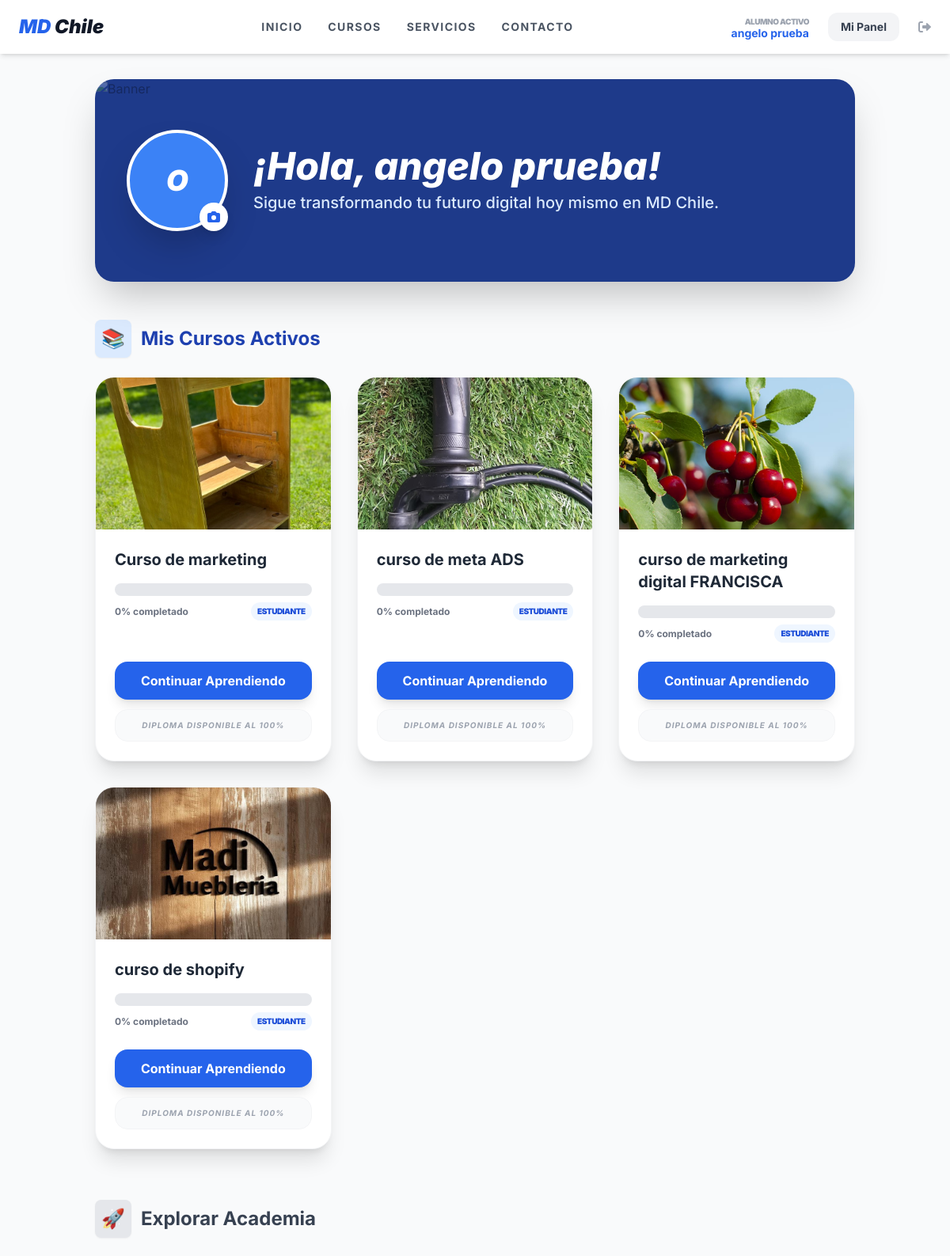
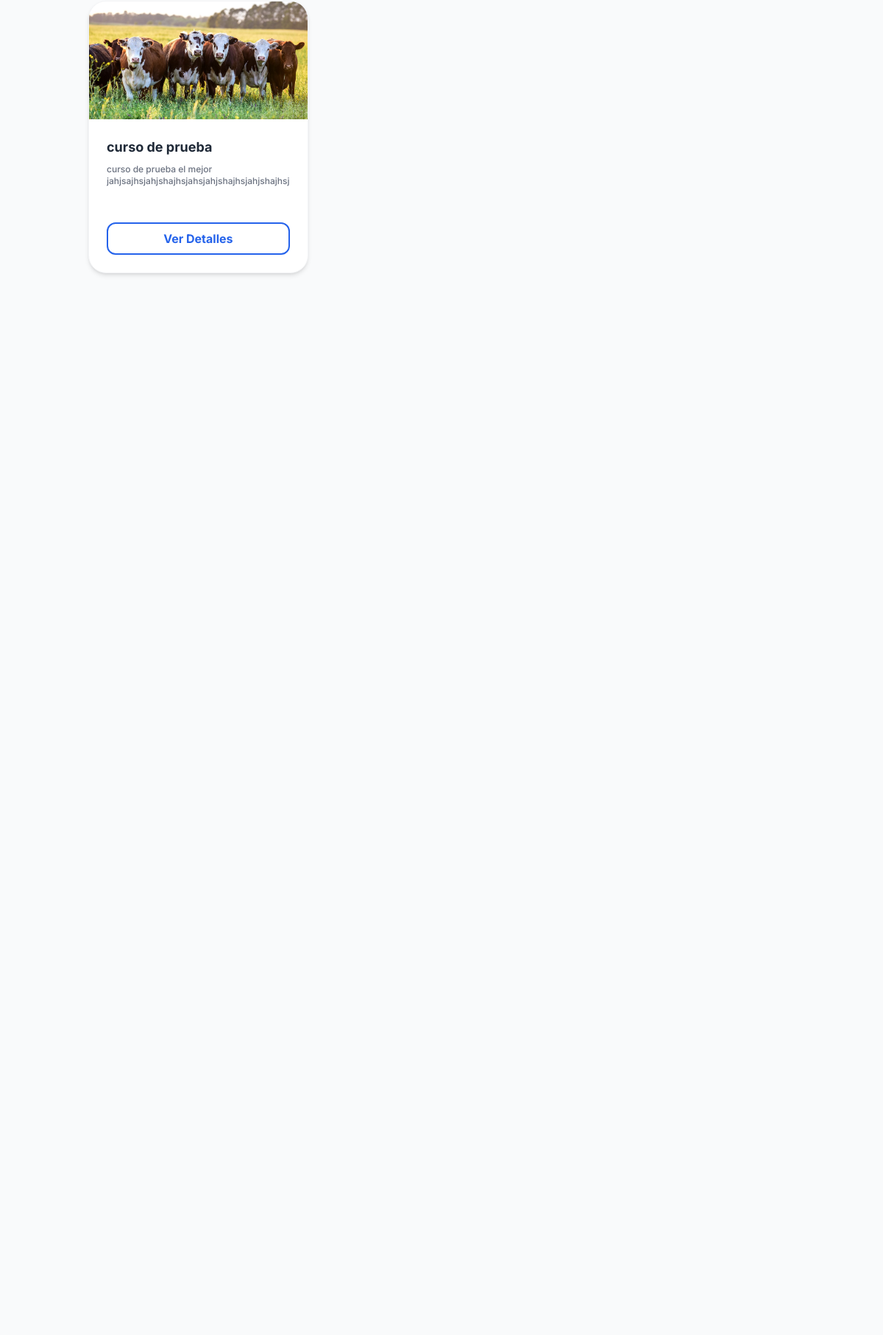
Screenshot of /dashboard/ (signed in, upper part) with the database file from the repository (2 pictures, top to bottom).
### users/models.py (models this page shows, shortened)
class User(AbstractUser):
    is_client = models.BooleanField(default=True)
    is_admin_user = models.BooleanField(default=False)
    profile_picture = models.ImageField(upload_to='users/profiles/', null=True, blank=True)
    bio = models.TextField(max_length=500, blank=True)
    rut = models.CharField(max_length=12, blank=True, null=True)
    linkedin_url = models.URLField(blank=True, null=True)

### courses/models.py (models this page shows, shortened)
class Course(models.Model):
    title = models.CharField(max_length=200)
    slug = models.SlugField(unique=True, blank=True, null=True)
    description = models.TextField()
    image = models.ImageField(upload_to='courses/banners/', null=True, blank=True)
    price = models.IntegerField(default=0)
    is_published = models.BooleanField(default=True)
    created_at = models.DateTimeField(auto_now_add=True)
    @property
    def total_lessons(self):
        return Lesson.objects.filter(module__course=self).count()

### courses/views.py (the view)
# urls.py: path('dashboard/', dashboard, name='dashboard'),
@login_required
def dashboard(request):
    inscripciones = Enrollment.objects.filter(user=request.user)
    cursos_inscritos = []
    for inscripcion in inscripciones:
        curso = inscripcion.course
        total = curso.total_lessons
        completadas = LessonProgress.objects.filter(
            user=request.user,
            lesson__module__course=curso,
            is_completed=True
        ).count()
        progreso = int((completadas / total) * 100) if total > 0 else 0
        cursos_inscritos.append({
            'curso': curso,
            'progreso': progreso
        })
    otros_cursos = Course.objects.exclude(enrollment__user=request.user).filter(is_published=True)
    return render(request, 'dashboard.html', {
        'cursos_inscritos': cursos_inscritos,
        'otros_cursos': otros_cursos
    })

### templates/dashboard.html (shortened to what this page needs)
{% extends 'base.html' %}
{% block content %}
<div class="container mx-auto p-8 bg-gray-50 min-h-screen">
    <div class="relative rounded-3xl overflow-hidden mb-12 shadow-2xl h-64 bg-blue-900">
        <img src="https://images.unsplash.com/photo-1552664730-d307ca884978?auto=format&fit=crop&w=1350&q=80"
             class="absolute inset-0 w-full h-full object-cover opacity-30" alt="Banner">
        <div class="relative z-10 p-10 flex items-center h-full">
            <div class="relative group mr-8">
                {% if user.profile_picture %}
                    <img src="{{ user.profile_picture.url }}" class="w-32 h-32 rounded-full border-4 border-white shadow-2xl object-cover">
                {% else %}
                    <div class="w-32 h-32 rounded-full border-4 border-white bg-blue-500 flex items-center justify-center text-white text-4xl font-black italic shadow-2xl">
                        {{ user.username|slice:":1"|upper }}
                    </div>
                {% endif %}
                <a href="{% url 'edit_profile' %}" class="absolute bottom-0 right-0 bg-white p-2 rounded-full shadow-lg text-blue-600 hover:scale-110 transition transform">
                </a>
            </div>
            <div class="flex flex-col">
                <h1 class="text-4xl md:text-5xl font-extrabold text-white italic mb-2">
                    ¡Hola, {{ user.first_name|default:user.username }}!
                </h1>
                <p class="text-blue-100 text-lg md:text-xl font-medium max-w-2xl">
                    Sigue transformando tu futuro digital hoy mismo en MD Chile.
                </p>
            </div>
        </div>
    </div>
    <div class="mb-16">
        <h2 class="text-2xl font-bold mb-6 text-blue-800 flex items-center">
            <span class="bg-blue-100 p-2 rounded-lg mr-3 shadow-sm">📚</span> Mis Cursos Activos
        </h2>
        <div class="grid grid-cols-1 md:grid-cols-3 gap-8">
            {% for item in cursos_inscritos %}
                <div class="bg-white rounded-3xl shadow-xl overflow-hidden border border-gray-100 transform transition hover:scale-105 duration-300 flex flex-col">
                    <div class="h-48 w-full overflow-hidden bg-gray-200 relative">
                        {% if item.curso.image %}
                            <img src="{{ item.curso.image.url }}" class="w-full h-full object-cover" alt="{{ item.curso.title }}">
                        {% else %}
                            <div class="w-full h-full flex items-center justify-center text-gray-400 font-bold italic bg-gray-100">Marketing Digital Chile</div>
                        {% endif %}
                    </div>
                    <div class="p-6 flex-grow flex flex-col">
                        <h3 class="text-xl font-bold mb-4 text-gray-800">{{ item.curso.title }}</h3>
                        <div class="w-full bg-gray-200 rounded-full h-4 mb-2">
                        </div>
                        <div class="flex justify-between items-center mb-6">
                            <p class="text-xs font-bold text-gray-500">{{ item.progreso }}% completado</p>
                            <span class="text-[10px] bg-blue-50 text-blue-700 px-2 py-1 rounded-full uppercase font-black tracking-tighter">Estudiante</span>
                        </div>
                        <div class="space-y-3 mt-auto">
                            <a href="{% url 'course_detail' item.curso.id %}" class="block text-center bg-blue-600 text-white py-3 rounded-2xl font-bold hover:bg-blue-700 shadow-lg transition">
                                {% if item.progreso == 100 %}Repasar Curso{% else %}Continuar Aprendiendo{% endif %}
                            </a>
                            {% if item.progreso == 100 %}
                                <a href="{% url 'check_certificate' item.curso.id %}"
                                   class="block text-center bg-yellow-500 text-white py-3 rounded-2xl font-black hover:bg-yellow-600 shadow-lg transition border-b-4 border-yellow-700 active:border-0 transform active:translate-y-1">
                                    🎓 OBTENER MI DIPLOMA
                                </a>
                            {% else %}
                                <div class="bg-gray-50 border border-gray-100 p-3 rounded-2xl text-center">
                                    <p class="text-[10px] text-gray-400 font-bold uppercase italic tracking-widest">
                                        Diploma disponible al 100%
                                    </p>
                                </div>
                            {% endif %}
                        </div>
                    </div>
                </div>
            {% empty %}
                <div class="col-span-full py-12 text-center bg-white rounded-3xl border-2 border-dashed border-gray-200">
                    <p class="text-gray-400 font-medium">Aún no tienes cursos inscritos en tu academia.</p>
                </div>
            {% endfor %}
        </div>
    </div>
    <div>
        <h2 class="text-2xl font-bold mb-6 text-gray-700 flex items-center">
            <span class="bg-gray-200 p-2 rounded-lg mr-3 shadow-sm">🚀</span> Explorar Academia
        </h2>
        <div class="grid grid-cols-1 md:grid-cols-3 gap-8">
            {% for curso in otros_cursos %}
                <div class="bg-white rounded-3xl shadow-md overflow-hidden border border-gray-100 hover:shadow-xl transition duration-300 flex flex-col">
                    <div class="h-40 w-full overflow-hidden bg-gray-100">
                        {% if curso.image %}
                            <img src="{{ curso.image.url }}" class="w-full h-full object-cover" alt="{{ curso.title }}">
                        {% endif %}
                    </div>
                    <div class="p-6 flex-grow">
                        <h3 class="text-lg font-bold mb-2 text-gray-800">{{ curso.title }}</h3>
                        <p class="text-gray-500 text-xs mb-6 line-clamp-2 font-medium">{{ curso.description }}</p>
                    </div>
                    <div class="p-6 pt-0">
                        <a href="{% url 'checkout' curso.id %}" class="block text-center border-2 border-blue-600 text-blue-600 hover:bg-blue-600 hover:text-white py-2 rounded-xl font-bold transition">
                            Ver Detalles
                        </a>
                    </div>
                </div>
            {% endfor %}
        </div>
    </div>
</div>
{% endblock %}

### templates/base.html (shortened to what this page needs)
<!DOCTYPE html>
<html lang="es">
<head>
    <script src="https://cdn.tailwindcss.com"></script>
    <link rel="stylesheet" href="https://cdnjs.cloudflare.com/ajax/libs/font-awesome/6.0.0/css/all.min.css">
</head>
<body class="bg-gray-50 flex flex-col min-h-screen">
    <nav class="bg-white shadow-md py-4 px-6 flex justify-between items-center sticky top-0 z-50">
        <a href="{% url 'home' %}" class="text-2xl font-black text-blue-600 italic">
            MD <span class="text-gray-900">Chile</span>
        </a>
        <div class="hidden md:flex space-x-8 font-bold text-gray-600 uppercase text-sm tracking-widest">
            <a href="{% url 'home' %}" class="hover:text-blue-600 transition">Inicio</a>
            <a href="{% url 'dashboard' %}" class="hover:text-blue-600 transition">Cursos</a>
            <a href="{% url 'services_list' %}" class="hover:text-blue-600 transition">Servicios</a>
            <a href="{% url 'contact_view' %}" class="hover:text-blue-600 transition">Contacto</a>
        </div>
        <div class="flex items-center space-x-4">
            {% if user.is_authenticated %}
                <div class="hidden lg:flex flex-col items-end mr-2">
                    <span class="text-[10px] font-black text-gray-400 uppercase tracking-tighter">Alumno Activo</span>
                    <span class="text-sm font-bold text-blue-600 leading-none">
                        {% if user.first_name %}{{ user.first_name }}{% else %}{{ user.username }}{% endif %}
                    </span>
                </div>
                <a href="{% url 'dashboard' %}" class="bg-gray-100 text-gray-700 px-4 py-2 rounded-xl hover:bg-gray-200 transition font-bold text-sm">
                    Mi Panel
                </a>
                <form method="post" action="{% url 'account_logout' %}" class="inline">
                    <button type="submit" class="text-gray-400 hover:text-red-500 transition ml-2">
                        <i class="fas fa-sign-out-alt"></i>
                    </button>
                </form>
            {% endif %}
        </div>
    </nav>
    <main class="flex-grow">
        {% block content %}{% endblock %}
    </main>
</body>
</html>

### templates/base.html (style rules this page uses)
body { font-family: 'Inter', sans-serif; }

### rows the page displays
User: first_name "angelo prueba", username "O"
Course: curso.image (picture), curso "Curso de marketing", progreso "0"
Course: curso.image (picture), curso "curso de meta ADS", progreso "0"
Course: curso.image (picture), curso "curso de marketing digital FRANCISCA", progreso "0"
Course: curso.image (picture), curso "curso de shopify", progreso "0"
Course: image (picture), title "curso de prueba", description "curso de prueba el mejor…"
